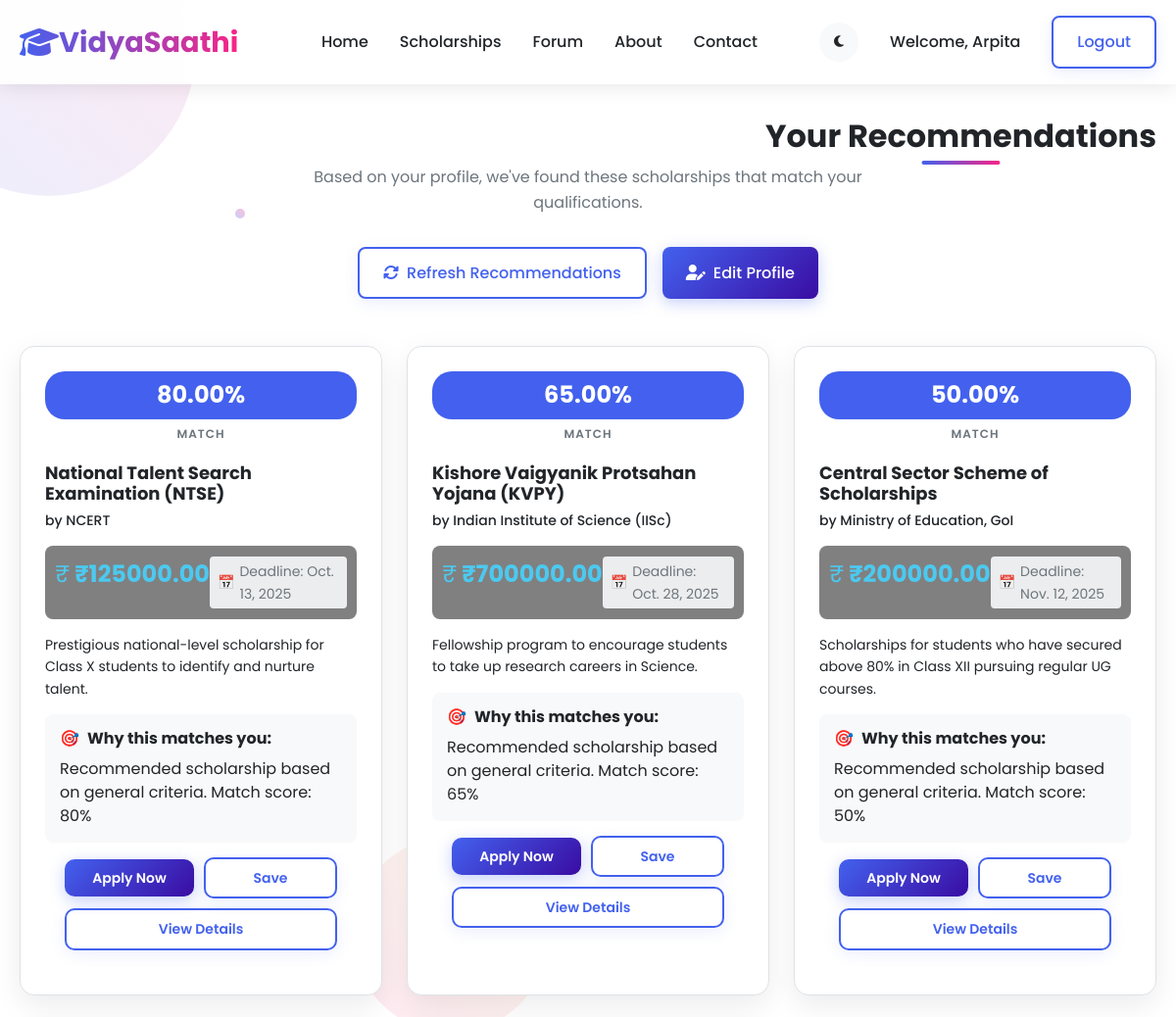
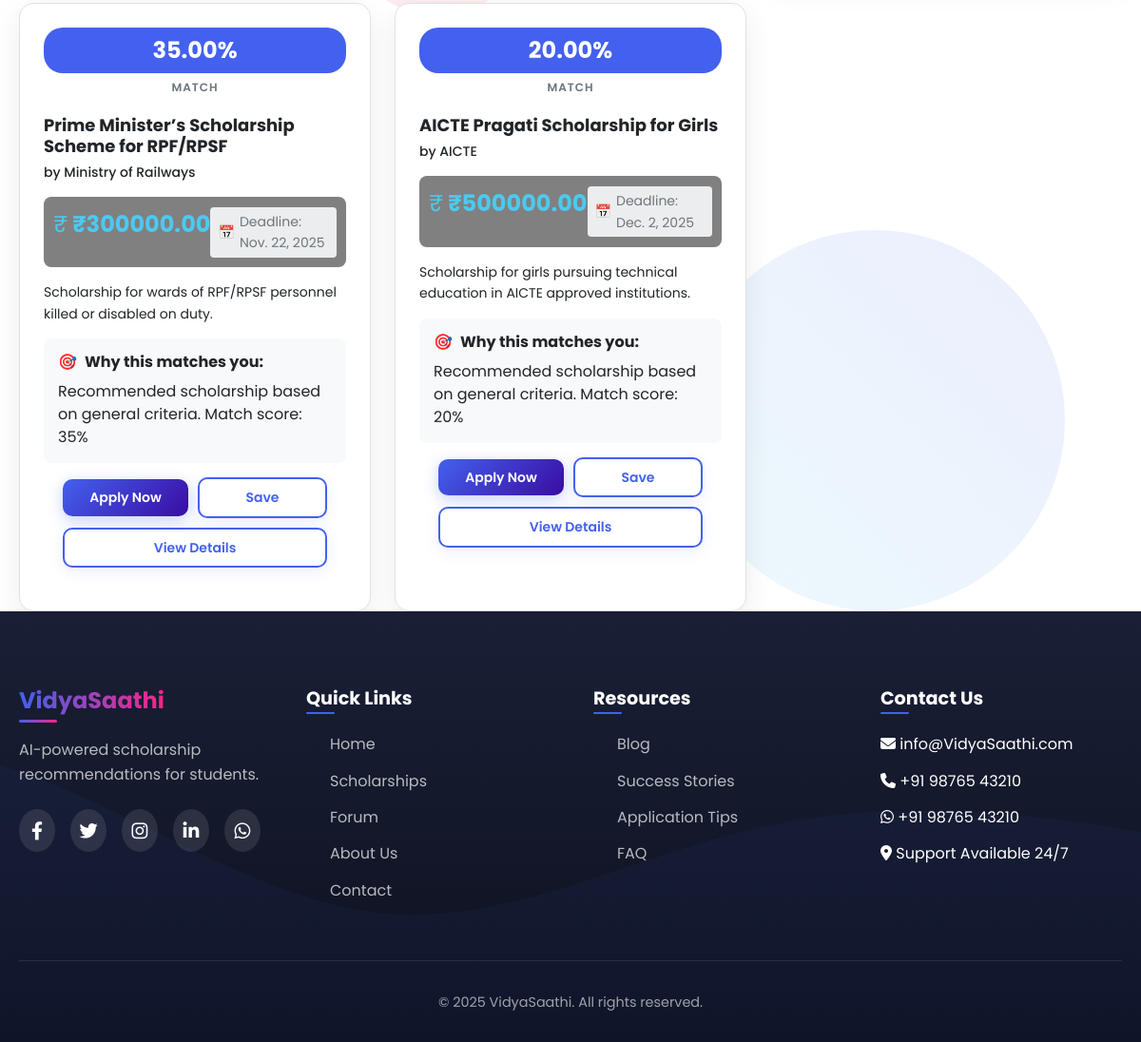
Page /recommendations/ (signed in) on the committed database (2 pictures, top to bottom).
### scholarship_app/models.py (models this page shows, shortened)
class ScholarshipRecommendation(models.Model):
    student = models.ForeignKey(StudentProfile, on_delete=models.CASCADE)
    scholarship = models.ForeignKey(Scholarship, on_delete=models.CASCADE)
    match_score = models.DecimalField(max_digits=5, decimal_places=2)
    reason = models.TextField()
    created_at = models.DateTimeField(auto_now_add=True)
    class Meta:
        unique_together = ('student', 'scholarship')

class Scholarship(models.Model):
    SCHOLARSHIP_TYPES = [
        ('merit', 'Merit-Based'),
        ('need', 'Need-Based'),
        ('athletic', 'Athletic'),
        ('creative', 'Creative Arts'),
        ('minority', 'Minority'),
        ('international', 'International'),
        ('disability', 'Disability'),
        ('field_specific', 'Field Specific'),
    ]
    EDUCATION_LEVELS = [
        ('high_school', 'High School'),
        ('undergraduate', 'Undergraduate'),
        ('graduate', 'Graduate'),
        ('phd', 'PhD'),
        ('any', 'Any'),
    ]
    title = models.CharField(max_length=200)
    provider = models.CharField(max_length=200)
    amount = models.DecimalField(max_digits=10, decimal_places=2)
    deadline = models.DateField()
    description = models.TextField()
    eligibility = models.TextField()
    application_process = models.TextField()
    website = models.URLField()
    scholarship_type = models.CharField(max_length=20, choices=SCHOLARSHIP_TYPES)
    education_level = models.CharField(max_length=20, choices=EDUCATION_LEVELS)
    min_cgpa = models.DecimalField(max_digits=4, decimal_places=2, null=True, blank=True)  # Changed max_digits to 4
    max_age = models.IntegerField(null=True, blank=True)
    min_age = models.IntegerField(null=True, blank=True)
    citizenship_requirements = models.TextField(blank=True)  # JSON stored as text
    field_of_study_requirements = models.TextField(blank=True)  # JSON stored as text
    minority_preferences = models.TextField(blank=True)  # JSON stored as text
    disability_preferences = models.TextField(blank=True)  # JSON stored as text
    income_max = models.DecimalField(max_digits=12, decimal_places=2, null=True, blank=True)
    income_min = models.DecimalField(max_digits=12, decimal_places=2, null=True, blank=True)
    created_at = models.DateTimeField(auto_now_add=True)
    updated_at = models.DateTimeField(auto_now=True)

### scholarship_app/views.py (the view)
    def wrapper(request, *args, **kwargs):
        if 'user_id' not in request.session:
            messages.error(request, "Please login to access this page.")
            return redirect('login')
        return view_func(request, *args, **kwargs)

### scholarship_app/recommendation_engine/utils.py (called while the page is built)
def get_recommendations_for_user(user, limit=None):
    try:
        profile = StudentProfile.objects.get(user=user)
        recommendations = ScholarshipRecommendation.objects.filter(
            student=profile
        ).select_related('scholarship').order_by('-match_score')
        if limit:
            recommendations = recommendations[:limit]
        return recommendations
    except StudentProfile.DoesNotExist:
        return []

### scholarship_app/views.py (called while the page is built)
def frontend_login_required(view_func):
    def wrapper(request, *args, **kwargs):
        if 'user_id' not in request.session:
            messages.error(request, "Please login to access this page.")
            return redirect('login')
        return view_func(request, *args, **kwargs)
    return wrapper

@frontend_login_required
def recommendations(request):
    user = Signup.objects.get(id=request.session['user_id'])
    try:
        profile = StudentProfile.objects.get(user=user)
        recommendations = get_recommendations_for_user(user)
        if not recommendations:
            ensure_recommendations_exist(profile)
            recommendations = get_recommendations_for_user(user)
    except StudentProfile.DoesNotExist:
        recommendations = []
        messages.error(request, 'Please complete your profile first to get recommendations.')
    context = {
        'recommendations': recommendations,
    }
    return render(request, 'recommendations.html', context)

### templates/recommendations.html (shortened to what this page needs)
{% extends 'base.html' %}
{% load static %}
{% block content %}
<div class="container" style="padding-top: 120px;">
    <div class="recommendations-header">
        <h2 class="section-title">Your <span class="text-gradient">Recommendations</span></h2>
        <p>Based on your profile, we've found these scholarships that match your qualifications.</p>
        <div class="recommendations-actions">
            <a href="{% url 'refresh_recommendations' %}" class="btn btn-outline" id="refresh-btn">
                <i class="fas fa-sync-alt"></i> Refresh Recommendations
            </a>
            <a href="{% url 'profile' %}" class="btn btn-primary">
                <i class="fas fa-user-edit"></i> Edit Profile
            </a>
        </div>
    </div>
    {% if recommendations %}
    <div class="recommendations-grid">
        {% for recommendation in recommendations %}
        <div class="recommendation-card">
            <div class="recommendation-match">
                <div class="match-score">{{ recommendation.match_score }}%</div>
                <div class="match-label">Match</div>
            </div>
            <div class="recommendation-content">
                <h3>{{ recommendation.scholarship.title }}</h3>
                <p class="scholarship-provider">by {{ recommendation.scholarship.provider }}</p>
                <div class="scholarship-details">
                    <span class="amount">₹{{ recommendation.scholarship.amount }}</span>
                    <span class="deadline">Deadline: {{ recommendation.scholarship.deadline }}</span>
                </div>
                <p class="scholarship-description">{{ recommendation.scholarship.description|truncatewords:30 }}</p>
                <div class="recommendation-reasons">
                    <h4>Why this matches you:</h4>
                    <p>{{ recommendation.reason }}</p>
                </div>
                <div class="recommendation-actions">
                    <a href="{{ recommendation.scholarship.website }}" target="_blank" class="btn btn-primary">Apply Now</a>
                    <a href="#" class="btn btn-outline">Save</a>
                    <a href="#" class="btn btn-outline">View Details</a>
                </div>
            </div>
        </div>
        {% endfor %}
    </div>
    {% endif %}
</div>
{% endblock %}

### templates/base.html (shortened to what this page needs)
{% load static %}
<!DOCTYPE html>
<html lang="en">
<head>
    <link rel="stylesheet" href="https://cdnjs.cloudflare.com/ajax/libs/font-awesome/6.4.0/css/all.min.css">
    {% load static %}
    <link rel="stylesheet" href="{% static 'css/style.css' %}">
</head>
<body>
    <div class="animated-bg">
        <div class="bg-circle"></div>
        <div class="bg-circle"></div>
        <div class="bg-circle"></div>
        <div class="particles">
            <div class="particle"></div>
            <div class="particle"></div>
        </div>
    </div>
    <nav class="navbar">
        <div class="nav-container">
            <div class="nav-logo">
                <a href="{% url 'home' %}">
                    <i class="fas fa-graduation-cap logo-icon"></i> VidyaSaathi
                </a>
            </div>
            <div class="nav-menu" id="nav-menu">
                <a href="{% url 'home' %}" class="nav-link {% if request.path == '/' %}active{% endif %}">Home</a>
                <a href="{% url 'scholarships' %}" class="nav-link {% if request.path == '/scholarships/' %}active{% endif %}">Scholarships</a>
                <a href="{% url 'forum' %}" class="nav-link {% if request.path == '/forum/' %}active{% endif %}">Forum</a>
                <a href="{% url 'about' %}" class="nav-link {% if request.path == '/about/' %}active{% endif %}">About</a>
                <a href="{% url 'contact' %}" class="nav-link {% if request.path == '/contact/' %}active{% endif %}">Contact</a>
                <div class="nav-buttons">
                    <button class="theme-toggle" id="theme-toggle" aria-label="Toggle dark mode">
                        <i class="fas fa-moon"></i>
                    </button>
                    {% if request.session.user_id %}
                    <a class="nav-link" href="{% url 'profile' %}">Welcome, {{ request.session.user_name }}</a>
                    <a class="btn btn-outline" href="{% url 'logout' %}">Logout</a>
                    {% else %}
                    <a class="btn btn-outline" href="{% url 'login' %}">Login</a>
                    <a class="btn btn-primary" href="{% url 'register' %}">Register</a>
                    {% endif %}
                </div>
            </div>
        </div>
    </nav>
    <main>
        {% block content %}
        {% endblock %}
    </main>
    <footer class="footer">
        <div class="container">
            <div class="footer-content">
                <div class="footer-section">
                    <h3>VidyaSaathi</h3>
                    <p>AI-powered scholarship recommendations for students.</p>
                    <div class="social-links">
                        <a href="#"><i class="fab fa-facebook-f"></i></a>
                        <a href="#"><i class="fab fa-twitter"></i></a>
                        <a href="#"><i class="fab fa-instagram"></i></a>
                        <a href="#"><i class="fab fa-linkedin-in"></i></a>
                        <a href="#"><i class="fab fa-whatsapp"></i></a>
                    </div>
                </div>
                <div class="footer-section">
                    <h4>Quick Links</h4>
                    <ul>
                        <li><a href="{% url 'home' %}">Home</a></li>
                        <li><a href="{% url 'scholarships' %}">Scholarships</a></li>
                        <li><a href="{% url 'forum' %}">Forum</a></li>
                        <li><a href="{% url 'about' %}">About Us</a></li>
                        <li><a href="{% url 'contact' %}">Contact</a></li>
                    </ul>
                </div>
                <div class="footer-section">
                    <h4>Resources</h4>
                    <ul>
                        <li><a href="#">Blog</a></li>
                        <li><a href="#">Success Stories</a></li>
                        <li><a href="#">Application Tips</a></li>
                        <li><a href="#">FAQ</a></li>
                    </ul>
                </div>
                <div class="footer-section">
                    <h4>Contact Us</h4>
                    <ul>
                        <li><i class="fas fa-envelope"></i> info@VidyaSaathi.com</li>
                        <li><i class="fas fa-phone"></i> +91 98765 43210</li>
                        <li><i class="fab fa-whatsapp"></i> +91 98765 43210</li>
                        <li><i class="fas fa-map-marker-alt"></i> Support Available 24/7</li>
                    </ul>
                </div>
            </div>
            <div class="footer-bottom">
                <p>&copy; 2025 VidyaSaathi. All rights reserved.</p>
            </div>
        </div>
    </footer>
</body>
</html>

### templates/base.html (style rules this page uses)
:root { --primary: #4361ee; --secondary: #3a0ca3; --accent: #f72585; --success: #4cc9f0; --warning: #f9c74f; --danger: #f94144; --gray: #6c757d; --light-gray: #e9ecef; --bg-primary: #ffffff; --bg-secondary: #f8f9fa; --bg-tertiary: #e9ecef; --text-primary: #212529; --text-secondary: #6c757d; --text-muted: #adb5bd; --border-color: #dee2e6; --card-bg: #ffffff; --card-shadow: 0 10px 30px rgba(0, 0, 0, 0.08); --navbar-bg: rgba(255, 255, 255, 0.95); --navbar-text: #212529; --navbar-shadow: 0 2px 20px rgba(0, 0, 0, 0.1); --footer-bg: linear-gradient(to bottom, #1a1f36, #0d111f); --footer-text: #ffffff; --recommendation-bg: #ffffff; --recommendation-text: #212529; --match-score-bg: #4361ee; --match-score-text: #ffffff; }
* { margin: 0; padding: 0; box-sizing: border-box; transition: background-color 0.3s ease, color 0.3s ease, border-color 0.3s ease; }
body { font-family: 'Poppins', sans-serif; line-height: 1.6; color: var(--text-primary); background-color: var(--bg-primary); overflow-x: hidden; }
.navbar { background: var(--navbar-bg); color: var(--navbar-text); box-shadow: var(--navbar-shadow); }
.nav-link { color: var(--navbar-text); }
.feature-card, .completion-card, .recommendation-card, .scholarship-card, .forum-topic, .team-member, .stat, .contact-form, .auth-content, .profile-container, .step-content, .testimonial { background: var(--card-bg); box-shadow: var(--card-shadow); color: var(--text-primary); }
.description, .scholarship-provider, .stat-label, .role, .contact-item p, .auth-content > p { color: var(--text-secondary); }
.footer { background: var(--footer-bg); color: var(--footer-text); }
.footer-section p, .footer-section ul li a { color: rgba(255, 255, 255, 0.7); }
.footer-bottom p { color: rgba(255, 255, 255, 0.6); }
.theme-toggle { background: none; border: none; cursor: pointer; width: 40px; height: 40px; border-radius: 50%; display: flex; align-items: center; justify-content: center; margin-left: 15px; color: var(--text-primary); background-color: var(--bg-secondary); }
.recommendation-card { background: var(--recommendation-bg); color: var(--recommendation-text); }
.recommendation-content h3, .recommendation-content p, .scholarship-description, .recommendation-reasons h4, .recommendation-reasons p { color: var(--recommendation-text); }
.match-score { background: var(--match-score-bg); color: var(--match-score-text); padding: 5px 10px; border-radius: 20px; font-weight: bold; }
.recommendation-actions { display: flex; gap: 10px; flex-wrap: wrap; align-items: center; }
.recommendation-actions .btn { flex: 1; min-width: 120px; text-align: center; white-space: nowrap; }
.amount { color: var(--success); font-weight: bold; }
.deadline { color: var(--text-secondary); background: var(--bg-secondary); padding: 4px 8px; border-radius: 4px; font-size: 14px; }
.nav-buttons { display: flex; align-items: center; gap: 1rem; }

### rows in the picture
ScholarshipRecommendation: match_score "80.00", scholarship "National Talent Search Examination (NTSE)", scholarship.provider "NCERT", scholarship.amount "125000.00", scholarship.deadline "Oct. 13, 2025", scholarship.description "Prestigious national-level scholarship for Class X students to identify and nurture talent.", reason "Recommended scholarship based on general criteria. Match score: 80%"
ScholarshipRecommendation: match_score "65.00", scholarship "Kishore Vaigyanik Protsahan Yojana (KVPY)", scholarship.provider "Indian Institute of Science (IISc)", scholarship.amount "700000.00", scholarship.deadline "Oct. 28, 2025", scholarship.description "Fellowship program to encourage students to take up research careers in Science.", reason "Recommended scholarship based on general criteria. Match score: 65%"
ScholarshipRecommendation: match_score "50.00", scholarship "Central Sector Scheme of Scholarships", scholarship.provider "Ministry of Education, GoI", scholarship.amount "200000.00", scholarship.deadline "Nov. 12, 2025", scholarship.description "Scholarships for students who have secured above 80% in Class XII pursuing regular UG courses.", reason "Recommended scholarship based on general criteria. Match score: 50%"
ScholarshipRecommendation: match_score "35.00", scholarship "Prime Minister’s Scholarship Scheme for RPF/RPSF", scholarship.provider "Ministry of Railways", scholarship.amount "300000.00", scholarship.deadline "Nov. 22, 2025", scholarship.description "Scholarship for wards of RPF/RPSF personnel killed or disabled on duty.", reason "Recommended scholarship based on general criteria. Match score: 35%"
ScholarshipRecommendation: match_score "20.00", scholarship "AICTE Pragati Scholarship for Girls", scholarship.provider "AICTE", scholarship.amount "500000.00", scholarship.deadline "Dec. 2, 2025", scholarship.description "Scholarship for girls pursuing technical education in AICTE approved institutions.", reason "Recommended scholarship based on general criteria. Match score: 20%"

### other values in the picture
{{ request.session.user_name }} "Arpita"
